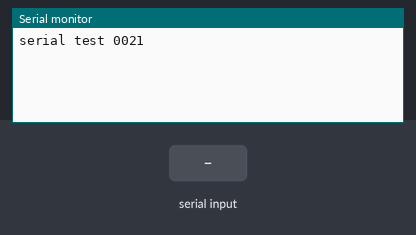
Simulated run of this sketch. Board: Arduino Uno, built with avr-gcc and run on an emulated ATmega328P. Parts: the last lines printed to the serial monitor. The inputs (shaded band) are chosen by the test bench.

Above: at 1.2 s.
1.3 s: "1" received over Serial
At 2.1 s:
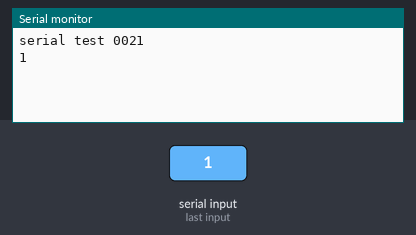
2.8 s: "0" received over Serial
At 3.2 s:
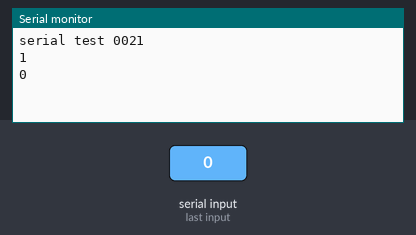
4.3 s: "2" received over Serial
At 5.6 s:
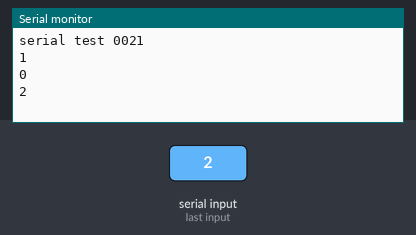

The sketch:

test_send.ino
```cpp
String readString;

void setup() {
  Serial.begin(9600);
  Serial.println("serial test 0021"); // so I can keep track of what is loaded
}

void loop() {

  while (Serial.available()>0) {
    delay(2);  //delay to allow byte to arrive in input buffer
    char c = Serial.read();
    readString += c;
  }

  if (readString.length() >0) {
    Serial.println(readString);

    readString="";
  }
}
```

Measured:
- after the input at 1.3 s, the serial monitor: prints a new line at once (image 1)
- after the input at 2.8 s, the serial monitor: prints a new line at once (image 2)
- after the input at 4.3 s, the serial monitor: prints a new line at once (image 3)
